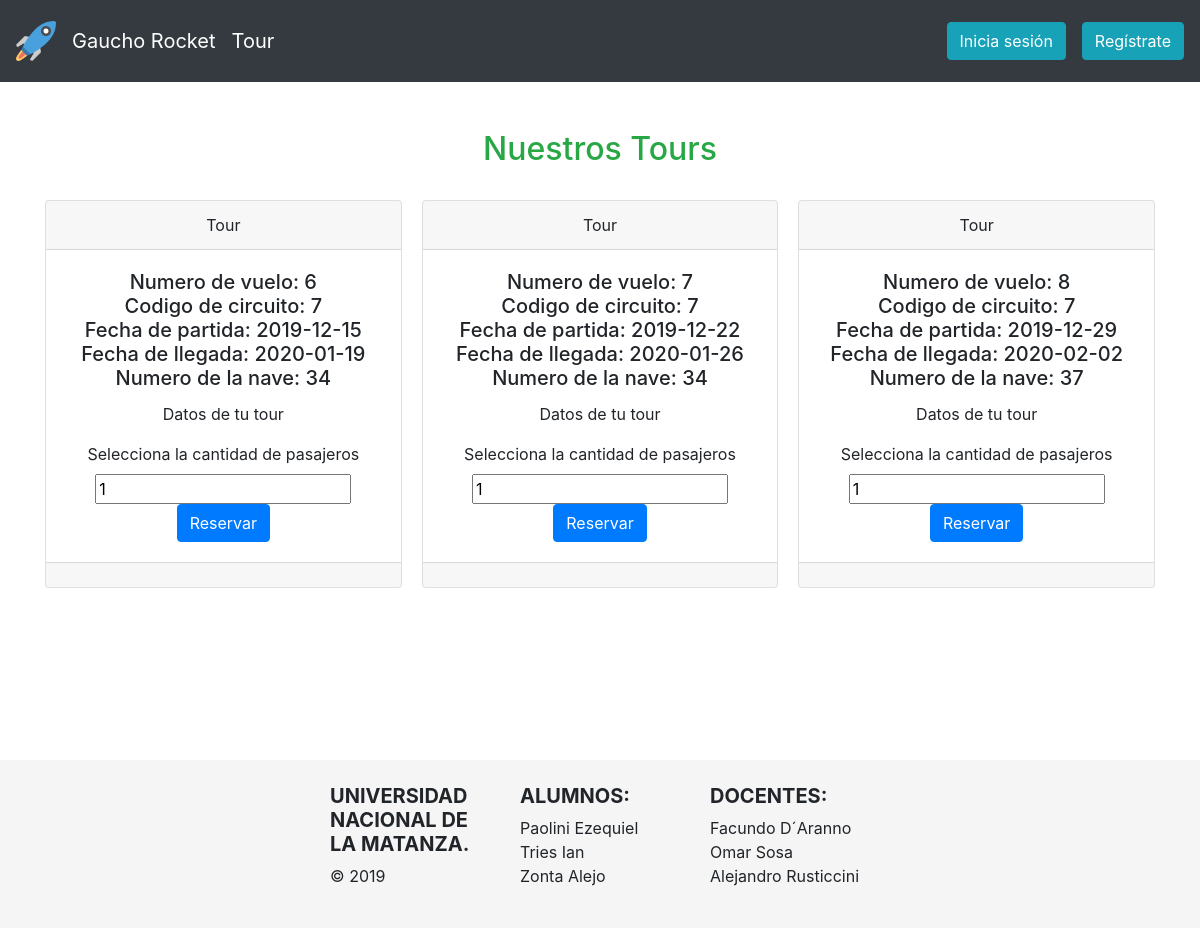
Page /tour.php on the committed database.
### tables this page shows
CREATE TABLE vuelo(
    idVuelo INT AUTO_INCREMENT NOT NULL,
    fechaPartida date NOT NULL,
    fechaLlegada date NOT NULL,
    id_nave int NOT NULL,
    circuitoVuelo INT NOT NULL,
    PRIMARY KEY(idVuelo),
    FOREIGN KEY(circuitoVuelo) REFERENCES circuito(idCircuito),
    FOREIGN KEY(id_nave) REFERENCES naves(id)
);

### helpers/Query.php (called while the page is built, shortened)
<?php
class Query{
    public function consulta($columnas, $tablas, $condiciones){
        $conn = $this->establecerConexion();
        if($columnas == ""){
            $columnas = "*";
        }
        if($condiciones != ""){
            $sql = "SELECT " . $columnas . " FROM " . $tablas . " WHERE " . $condiciones;
        } else {
            $sql = "SELECT " . $columnas . " FROM " . $tablas;
        }
        $result = $conn->query($sql);
        if ($result->num_rows > 0) {
            while($row = $result->fetch_assoc()){
                $entradas[] = $row;
           }
        } else {
            $entradas = null;
        }
        return $entradas;
    }
    private function establecerConexion(){
        $conn = getConexion();
        return $conn;
    }
}
?>

### Modelos/tour_modelo.php (called while the page is built, shortened)
<?php
    include_once($_SERVER["DOCUMENT_ROOT"] . "/TP-PW2/helpers/Query.php");
    function getListaTour(){
        $query=new Query();
        $resultado= $query->consulta("",
                                    "vuelo INNER JOIN circuito ON vuelo.circuitoVuelo=circuito.idCircuito",
                                    "circuitoVuelo=7");
        return $resultado;
    }
?>

### tour.php (the view, shortened to what this page needs)
<?php
    include_once($_SERVER["DOCUMENT_ROOT"] . "/TP-PW2/Modelos/tour_modelo.php");
    $error="";
    $origen=1;
    $destino=1;
    $listaDeTour=getListaTour();
?>
<!DOCTYPE html>
<html lang="en">
<head>
</head>
<body>
    <?php include_once($_SERVER["DOCUMENT_ROOT"] . "/TP-PW2/Vistas/header.php"); ?>
    <h2 class="text-center text-success">Nuestros Tours</h2>
    <div class="container">
        <?php
            if($error != ""){
                echo $error;
            }else if($listaDeTour != null){
                    echo '<div class="card-columns mt-4">';
                    foreach ($listaDeTour as $tour) {
                        if(isset($_SESSION['username'])){
                            $redirectReserva = "./reserva.php";
                        } else {
                            $redirectReserva = "./login.php";
                        }
                        echo "
                        <div class='card text-center'>
                            <div class='card-header'>
                            Tour
                            </div>
                            <div class='card-body'>
                            <h5 class='card-title'> Numero de vuelo: " . $tour['idVuelo'] . "<br>
                                                    Codigo de circuito: " . $tour['circuitoVuelo'] . "<br>
                                                    Fecha de partida: " . $tour['fechaPartida'] . "<br>
                                                    Fecha de llegada: " . $tour['fechaLlegada'] . "<br>
                                                    Numero de la nave: " . $tour['id_nave'] . "
                            </h5>
                            <p class='card-text'>Datos de tu tour</p>
                            <form action='" . $redirectReserva . "'>
                                <label>Selecciona la cantidad de pasajeros</label>
                                <input type='number' name='cantidadPasajeros' value='1'>
                                <input type='hidden' name='origen' value='" . $origen . "'>
                                <input type='hidden' name='destino' value='" . $destino . "'>
                                <input type='hidden' name='fechaDesde' value='" . $tour['fechaPartida'] . "'>
                                <input type='hidden' name='fechaHasta' value='" . $tour['fechaLlegada'] . "'>
                                <input type='hidden' name='idVuelo' value='" . $tour['idVuelo'] . "'>
                                <input type='hidden' name='id_nave' value='" . $tour['id_nave'] . "'>
                                <input type='submit' class='btn btn-primary' value='Reservar'>
                            </form>
                            </div>
                            <div class='card-footer text-muted'>
                            </div>
                        </div>
                            ";
                    }
                    echo '</div>';
            }
        ?>
    </div>
    <?php include_once($_SERVER["DOCUMENT_ROOT"] . "/TP-PW2/Vistas/footer.php"); ?>
</body>
</html>

### StaticContent/css/style-general.css (style rules this page uses)
body { display: flex; min-height: 100vh; flex-direction: column; }

### rows in the picture
vuelo: idVuelo "6", circuitoVuelo "7", fechaPartida "2019-12-15", fechaLlegada "2020-01-19", id_nave "34"
vuelo: idVuelo "7", circuitoVuelo "7", fechaPartida "2019-12-22", fechaLlegada "2020-01-26", id_nave "34"
vuelo: idVuelo "8", circuitoVuelo "7", fechaPartida "2019-12-29", fechaLlegada "2020-02-02", id_nave "37"
